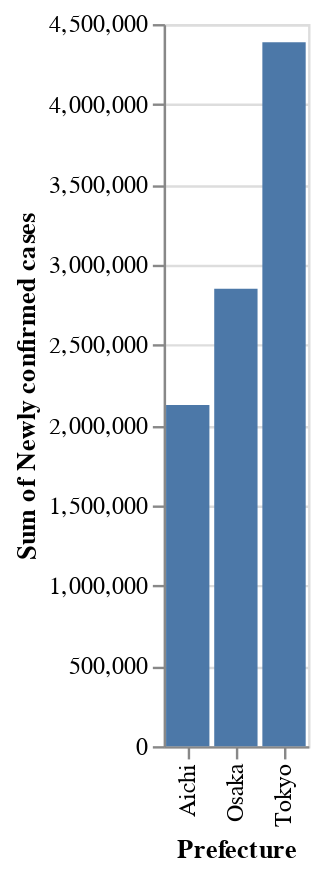

Notebook source saved alongside this figure:
### Markdown cell above
## Altair

棒グラフとテキストを別々に作ってくっつける

### Code cell
#minimal
import altair as alt

alt.renderers.enable('html') # Notebook の Html保存に必要

alt.Chart(data).mark_bar().encode(
    x='Prefecture:N',
    y='sum(Newly confirmed cases):Q',
)

### Figure 1 — Vega-Lite specification as saved in the notebook (floating-point values rounded to 4 significant figures; data arrays with more than 128 entries replaced by an {"elided": "..."} marker saying what was removed)
{"config": {"view": {"continuousWidth": 300, "continuousHeight": 300}}, "data": {"name": "data-35bca8dd604be391e06e6d670c498622"}, "mark": {"type": "bar"}, "encoding": {"x": {"field": "Prefecture", "type": "nominal"}, "y": {"aggregate": "sum", "field": "Newly confirmed cases", "type": "quantitative"}}, "$schema": "https://vega.github.io/schema/vega-lite/v5.17.0.json", "datasets": {"data-35bca8dd604be391e06e6d670c498622": {"elided": "3627 records"}}}
